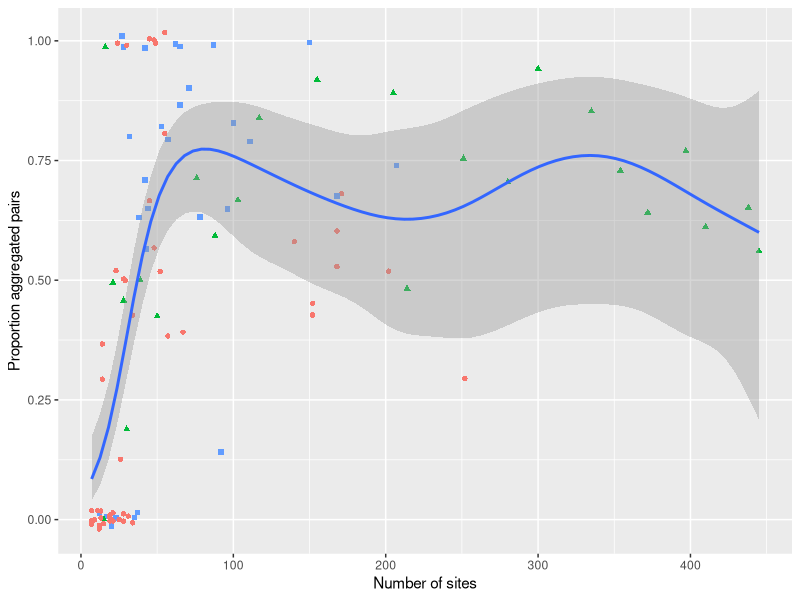
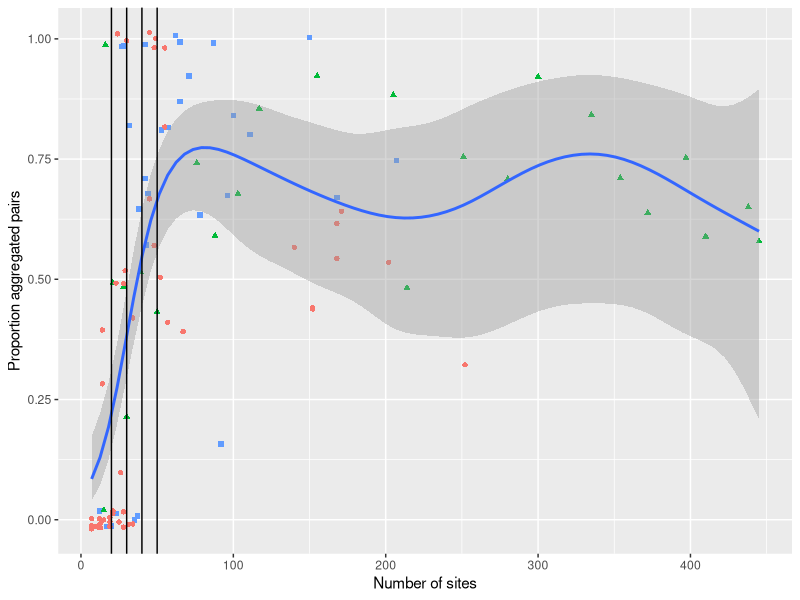
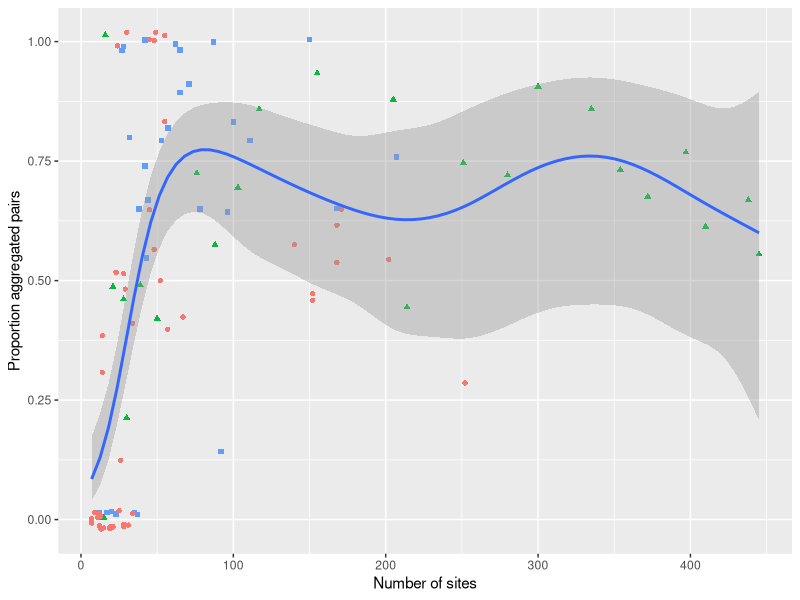

Generate these figures, in order, with R: (Note: this script raises an error after producing the figures.)
library("ggplot2")
library("scales")
library("readxl")
library("dplyr")


#load data
comb <- read_excel("data/comb.data_revised_for_Telford.xlsx", sheet = 1)

comb$AGE <- cut(comb$age.published, breaks = c(0, 100, 1000000, 10^9), labels = c("Modern", "Shallow Fossil", "Deep Fossil"))

comb2 <- comb %>%
  filter(!land.island.published %in% c("island", "NA"))

comb2 %>%
  group_by(AGE) %>%
  summarise(n = n(), lt40 = mean(numSites < 40))

table(comb2$AGE)

#no weights
g <- ggplot(comb2, aes(x = numSites, y = percAgg, col = AGE, shape = AGE)) + 
  geom_jitter(width = 0, height = 0.02) +
  geom_smooth(aes(group  = 1), method = "gam", formula = y ~s(x), method.args = list(family = "quasibinomial"), show.legend = FALSE) +
  labs(x = "Number of sites", y = "Proportion aggregated pairs", colour = "Age", shape = "Age") + 
  theme(legend.position = "none")
  #theme(legend.justification=c(0, 0), legend.position=c(.6, 0)) 
print(g)
ggsave("fig2.pdf", height = 89 , width = 89 , units = "mm")

g + geom_vline(xintercept = c(20, 30, 40, 50))

g <- ggplot(subset(combETE, land.island != "island"), aes(x = Age, y =numSites)) + 
  geom_jitter(width = 1, height = 0.02)+
  scale_x_log10() + geom_vline(xintercept = 6000)
print(g)
